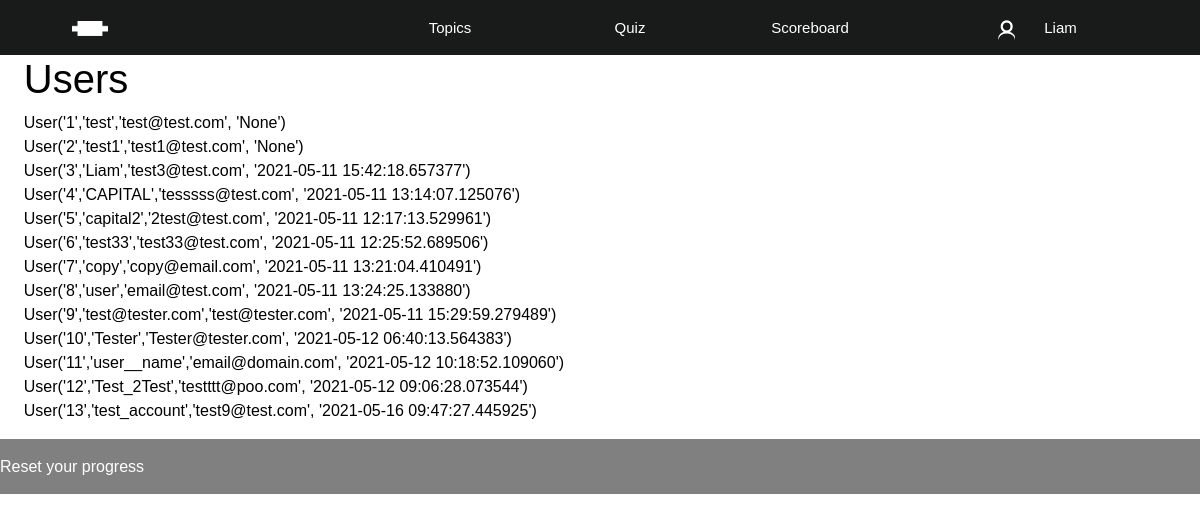
Before: /users (signed in) with the older database file.
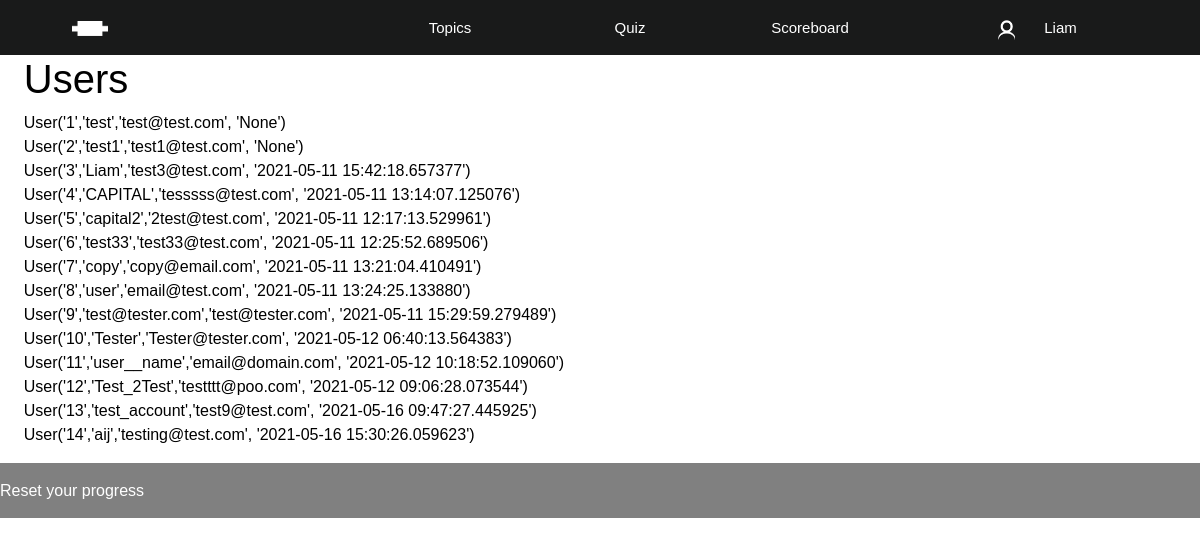
After: the same page with the newer database file.
### app/models.py (models this page shows)
class User(db.Model, UserMixin):
    id = db.Column(db.Integer, primary_key = True)
    username = db.Column(db.String(20), unique = True, nullable=False)
    email = db.Column(db.String(120), unique = True, nullable=False)
    password = db.Column(db.String(60), nullable=False)
    about_me = db.Column(db.String(140))
    last_seen = db.Column(db.DateTime, default=datetime.utcnow)
    scores = db.relationship('Scores', backref='user_info', lazy=True)
    def __repr__(self):
        return f"User('{self.id}','{self.username}','{self.email}', '{self.last_seen}')"

### app/routes.py (the view)
@app.route("/users")
@login_required
def users():
    users_in_database = User.query.all()
    for user in users_in_database:
        print (user.username)
    return render_template('users.html', title= 'Users', all_users = users_in_database)

### app/models.py (called while the page is built)
@login_manager.user_loader
def load_user(user_id):
    return User.query.get(int(user_id))

### app/routes.py (called while the page is built)
@app.before_request
def before_request():
    if current_user.is_authenticated:
        current_user.last_seen = datetime.utcnow()
        db.session.commit()

### app/templates/users.html
{% extends "layout.html" %}
{% block content %}
<h1>Users</h1>
{% for item in all_users %}
    {{item}} </br>
{% endfor %}
{% endblock %}

### app/templates/layout.html (shortened to what this page needs)
<!DOCTYPE html>
<html lang="en">
<head>
    <link rel="stylesheet" href="https://stackpath.bootstrapcdn.com/bootstrap/4.4.1/css/bootstrap.min.css">
    <link rel="stylesheet" href="{{url_for('static', filename='css/layout.css')}}">
</head>
<body>
  <header id="main-header">
    <ul>
      <a class="header-logo" href="{{url_for('home')}}">
        <li><img src="{{url_for('static', filename='logo.png')}}" alt="" style="height: 15px;"></li>
      </a>
      <a></a>
      <div class="header-dropdown header-item"> <li>Topics</li>
     </div>
      <a class ="header-item" href="{{url_for('quiz')}}">
        <li>Quiz</li>
      </a>
      <a class ="header-item" href="{{url_for('scoreboard')}}">
        <li>Scoreboard</li>
      </a>
      {% if current_user.is_authenticated %}
      <a class ="header-item" href="{{url_for('account', username = current_user.username)}}" style="padding-right: 25px; grid-column: 6 / 8;">
          <li><img src="{{url_for('static', filename='account.png')}}" style="height:25px; margin-right: 5%;" alt=""><span>{{current_user.username}}</span></li>
      </a>
      {% else %}
      <a></a>
      <a class ="header-item" href="{{url_for('login')}}" style="padding-right: 25px;">
        <li href="{{url_for('login')}}">Login</li>
      </a>
      {% endif %}
    </ul>
  </header>
  <div id="body-wrapper">
    <main id="content">
      {% block content %}{% endblock %}
    </main>
    <aside id="progress">
    </aside>
  </div>
  <footer>
    <a href="javascript:resetProgress()">Reset your progress</a>
  </footer>
</body>
</html>

### app/static/css/layout.css (style rules this page uses)
:root { --header-default: #191a1a; --header-hover: #2a2b2b; --header-active: #191a1a; --header-login: #191a1a; --header-height: 55px; --header-topics: #f1f1f1; --header-topics-hover: #ddd; --header-topics-completed: #a3a3a3; --shading: #e4e4e4; --progress-bar: #191a1a; --button-primary-color: #191a1a; --button-secondary-color: #2a2b2b; }
body { margin: 0; padding: 0; font-family: Arial, Helvetica, sans-serif; color: black; }
#main-header { position: sticky; top: 0; width: 100%; overflow: visible; z-index: 1; }
#main-header > ul { list-style-type: none; padding: 0; margin: 0px; background-color: var(--header-login); display: grid; grid-template-columns: repeat(6, 3fr) 2fr; grid-template-rows: var(--header-height); }
.header-item { background-color: var(--header-default); color: white; text-decoration: none; font-family: Verdana, Helvetica, sans-serif; font-size: 15px; }
.header-logo { margin: auto; width: 50%; float: left; }
.header-dropdown { display: inline-block; width: auto; }
.header-item > li, a { text-align: center; color: white; vertical-align: middle; line-height: var(--header-height); }
.header-item img { padding-right: 15px; position: relative; bottom: -3px; }
.header-item img + span { margin: 0; }
#body-wrapper { display: grid; grid-template-columns: 1fr 10px; grid-template-areas: "body sidebar"; }
#content { grid-area: body; padding: 0px 2%; }
#progress { grid-area: sidebar; position: sticky; align-self: start; top: var(--header-height); height: 100%; }
footer { background-color: grey; width: 100%; }

Changed rows visible on the page:
added User: id+username+email "User('14','aij','testing@test.com', '2021-05-16 15:30:26.059623')"
